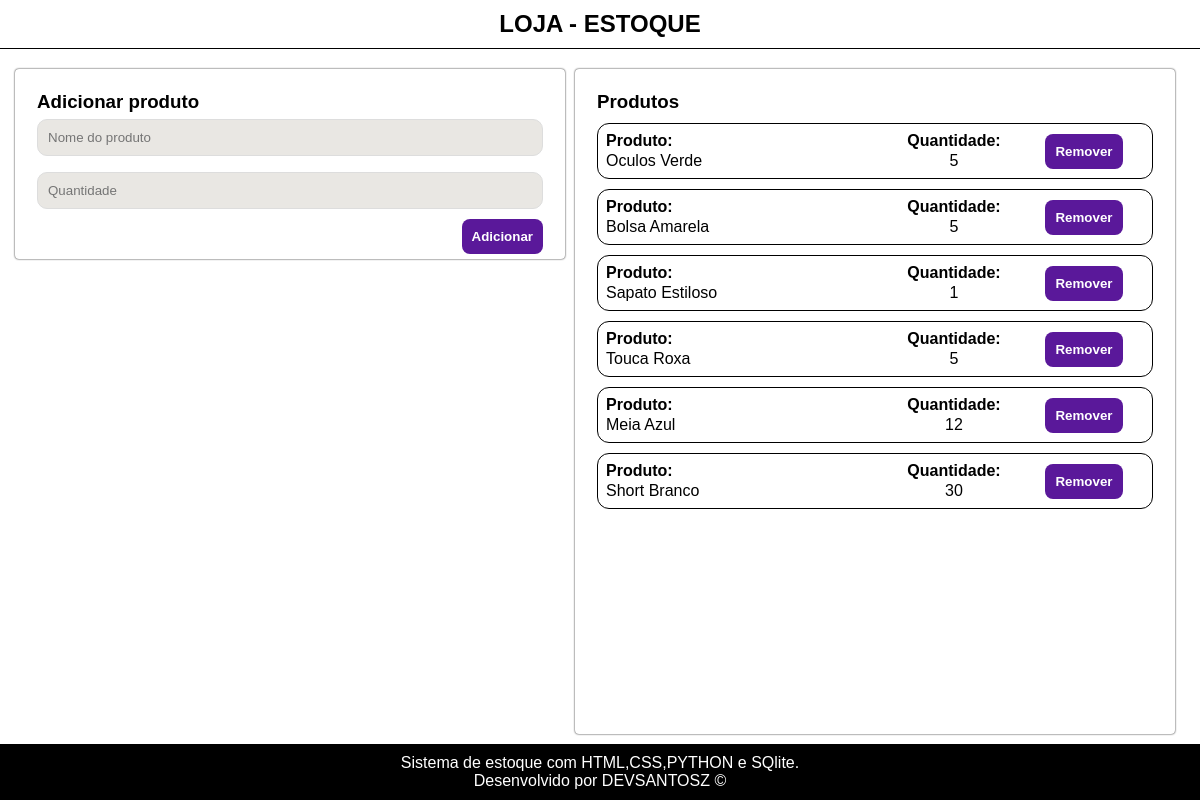
Before: / with the older database file.
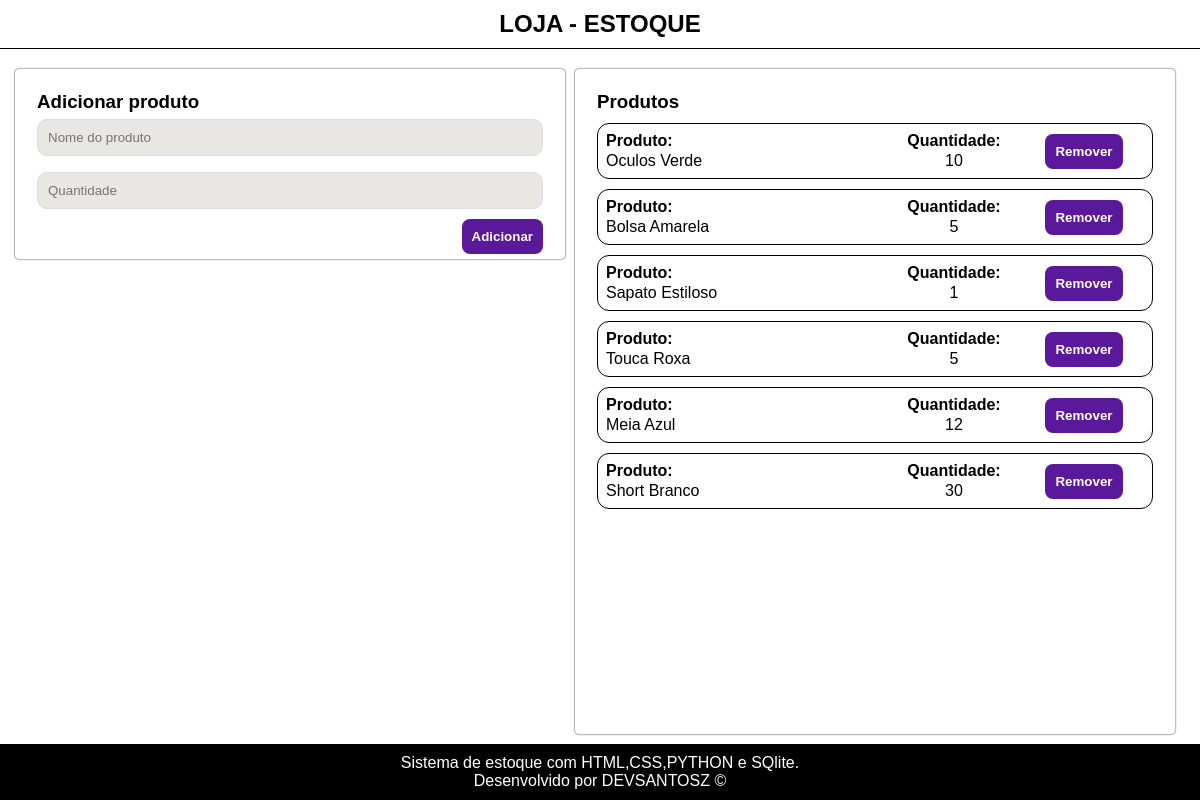
After: the same page with the newer database file.
### tables this page shows
CREATE TABLE products (
            id INTEGER PRIMARY KEY AUTOINCREMENT,
            name TEXT NOT NULL,
            quantity INTEGER NOT NULL DEFAULT 0
        );

### app.py (the view)
@app.route("/")
def home():
    con = get_db()
    cur = con.cursor()
    cur.execute("SELECT id, name, quantity FROM products ORDER BY id DESC")
    products = cur.fetchall()
    con.close()
    return render_template("dashboard.html", products=products)

### app.py (called while the page is built)
def get_db():
    os.makedirs("data", exist_ok=True)
    conn = sqlite3.connect(DB_PATH)
    conn.row_factory = sqlite3.Row
    return conn

### templates/dashboard.html (shortened to what this page needs)
<!DOCTYPE html>
<html lang="pt-br">
<head>
  <link rel="stylesheet" href="/static/style.css">
</head>
<body>
  <header class="topbar">
    <h2> LOJA - ESTOQUE</h2>
  </header>
  <main class="container">
    <section class="card" id="pesq">
      <h3>Adicionar produto</h3>
      <form method="post" action="/add" class="row">
        <input name="name" placeholder="Nome do produto" required>
        <input name="qty" type="number" placeholder="Quantidade" required>
        <button>Adicionar</button>
      </form>
    </section>
    <section class="card" id="list-prod">
      <h3>Produtos</h3>
        <ul class="list">
          {% for p in products %}
            <li class="item">
              <div>
                <p class="titulo">Produto:</p>
                <p>{{ p["name"] }}</p>
              </div>
              <div class="qtd">
                <p class="titulo">Quantidade:</p>
                <p class="res">{{ p["quantity"] }}</p>
              </div>
              <div class="acoes">
                <form action="/remove/{{ p['id'] }}" method="post">
                  <button type="submit">Remover</button>
                </form>
            </div>
          </li>
          {% endfor %}
        </ul>
    </section>
  </main>
  <footer>
    <p>Sistema de estoque com HTML,CSS,PYTHON e SQlite.</p>
    <p>Desenvolvido por <a href="https://github.com/Devsantosz" target="_blank">DEVSANTOSZ </a>&copy</p>
  </footer>
</body>
</html>

### static/style.css (style rules this page uses)
* { margin: 0; padding: 0; box-sizing: border-box; font-family: Arial, sans-serif; }
body { background: #f6f6fb; }
.topbar { text-align: center; color: rgb(0, 0, 0); padding: 10px; background-color: #ffffff; border-bottom: 1px solid black; }
main { display: grid; height: calc(100vh - 105px); grid-template-columns: auto 1fr auto; grid-template-rows: 30% 1fr; background-color: #ffffff; padding: 15px; }
.card { max-width: 700px; width: 100%; flex: auto; grid-column: 2; margin: 5px auto; background: white; padding: 22px; border-radius: 4px; box-shadow: 0px 0px 2px rgb(0, 0, 0); }
#pesq { display: flex; flex-direction: column; grid-row: 1; }
#list-prod { height: 100%; width: 100%; grid-row: 2; }
input { width:100%; padding:10px; border:1px solid #ddd; border-radius:10px; margin-top:6px; }
button { margin-top: 0px; padding: 10px 10px; border: 0; border-radius: 8px; cursor: pointer; background: #5a189a; color: white; font-weight: 700; margin-left: auto; }
.row { display:flex; gap: 10px; flex-wrap: wrap; }
.row input { background-color: rgb(233, 231, 227); width: 100%; min-width: 100px; }
.list { list-style: none; padding: 0; margin: 0; max-width: 100%; max-height: 50VH; overflow-y: auto; }
.item { border: 1px solid black; border-radius: 12px; padding: 8px; margin: 10px 0px; display: grid; grid-template-columns: 1fr 140px 120px; align-items: center; }
.item .qtd { text-align: center; }
.item .acoes { display: flex; justify-content: flex-end; }
.item > div:last-child { display: flex; flex-direction: column; align-items: center; }
.titulo { font-weight: bolder; padding-bottom: 2px; }
.res { text-align: center; }
footer { padding: 10px; color: #ffffff; background-color: #000000; text-align: center; font-family: 'Times New Roman', Times, serif; font-size: 1em; }
footer p a { color: rgb(255, 255, 255); text-decoration: none; }
@media screen and (min-width: 768px) { main { grid-template-columns: auto 1fr 50vw auto; gap: 10px; } }
@media screen and (min-width: 768px) { #pesq { grid-column: 1 / 3; transition: 0.8s ease; } }
@media screen and (min-width: 768px) { #list-prod { grid-column: 3; grid-row: 1 / 3; transition: 0.8s ease; } }
@media screen and (min-width: 768px) { .list { max-height: 76vh; } }

Changed rows visible on the page:
changed products "Oculos Verde": quantity "5" → "10"
